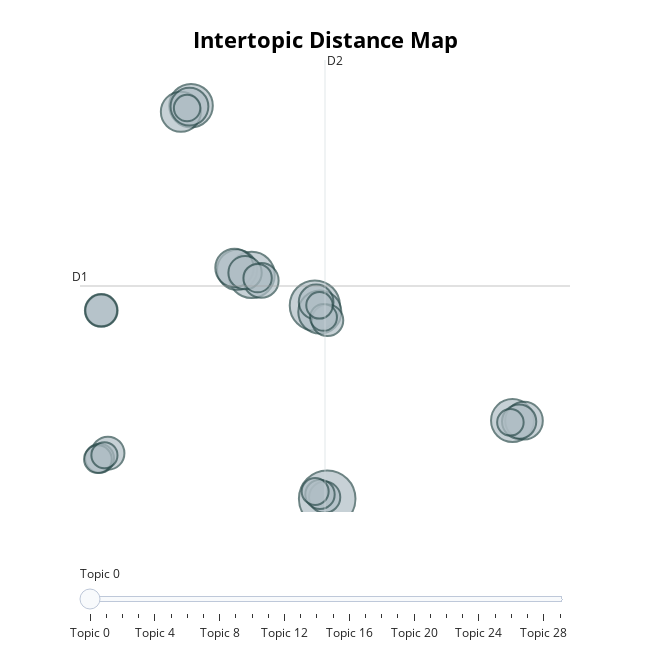

The code cell stored with this chart in its notebook:
### Markdown cell above
## Visualize Topic Distribution

### Code cell
topic_model.visualize_topics(top_n_topics=30).show()

### Figure 1 — Plotly figure (JSON) as saved in the notebook; plotly's stock layout.template omitted (floating-point values rounded to 4 significant figures)
{"data": [{"customdata": [[0, "gas | oil | petrol | diesel | litre", 1560], [1, "drug | generic | pharmaceutical | pharma | patent", 1229], [2, "earnings | going | valuation | probably | look", 1046], [3, "chat | ashwani | mitesh | deepak | short", 925], [4, "insurance | insurer | premium | life | cover", 905], [5, "railway | train | rail | passenger | freight", 899], [6, "store | retailer | amazon | fashion | flipkart", 785], [7, "chat | probably | psu | view | kind", 782], [8, "car | vehicle | maruti | suv | suzuki", 718], [9, " |  |  |  | ", 697], [10, "tax | income | deduction | taxpayer | itr", 689], [11, "paisa | dollar | rupee | interbank | currency", 592], [12, "vaccine | dos | vaccination | dose | covaxin", 587], [13, "gst | tax | good | indirect | gstn", 572], [14, "startup | venture | entrepreneur | angel | accelerator", 542], [15, "justice | judge | bench | court | collegium", 533], [16, "wicket | kohli | batsman | cricket | dhoni", 522], [17, "medal | olympic | athlete | sport | olympics", 492], [18, "payment | card | upi | transaction | atm", 486], [19, "coal | cil | block | mine | mining", 475], [20, "solar | renewable | energy | rooftop | wind", 421], [21, "opposition | rajya | sabha | bill | house", 407], [22, "sensex | index | bse | nifty | smallcap", 394], [23, "trump | republican | biden | presidential | clinton", 374], [24, "climate | emission | carbon | paris | developing", 355], [25, "sebi | regulator | exchange | entity | broker", 351], [26, "tiger | forest | wildlife | zoo | animal", 343], [27, "diet | sleep | blood | brain | researcher", 342], [28, "sandeep | chat | founder | view | stop", 342], [29, "telangana | andhra | tdp | trs | reddy", 333]], "hovertemplate": "<b>Topic %{customdata[0]}</b><br>%{customdata[1]}<br>Size: %{customdata[2]}", "legendgroup": "", "marker": {"color": "#B0BEC5", "line": {"color": "DarkSlateGrey", "width": 2}, "size": [1560, 1229, 1046, 925, 905, 899, 785, 782, 718, 697, 689, 592, 587, 572, 542, 533, 522, 492, 486, 475, 421, 407, 394, 374, 355, 351, 343, 342, 342, 333], "sizemode": "area", "sizeref": 0.975, "symbol": "circle"}, "mode": "markers", "name": "", "orientation": "v", "showlegend": false, "type": "scatter", "x": [5.302, 4.705, 1.651, -1.274, 4.947, 14.25, 0.9514, -1.765, 0.825, -1.35, 14.81, 2.115, 4.769, 14.57, 1.335, -5.29, -5.61, -5.61, 5.316, 5.18, 4.954, -5.692, 1.941, -5.772, 4.721, 5.125, 14.15, 4.93, -1.463, -5.457], "xaxis": "x", "y": [-7.085, 8.375, 10.83, 24.36, 7.852, -0.8322, 11.23, 23.87, 11.39, 24.29, -0.8383, 10.38, 8.659, -0.913, 11.0, -3.443, 7.978, 7.979, 7.193, -6.963, -6.738, -3.845, 10.57, -3.925, -6.506, 7.423, -0.9719, 8.386, 24.17, -3.61], "yaxis": "y"}], "layout": {"annotations": [{"showarrow": false, "text": "D1", "x": -6.637, "y": 9.935, "yshift": 10}, {"showarrow": false, "text": "D2", "x": 5.196, "xshift": 10, "y": 28.02}], "height": 650, "hoverlabel": {"bgcolor": "white", "font": {"family": "Rockwell", "size": 16}}, "legend": {"itemsizing": "constant", "tracegroupgap": 0}, "margin": {"t": 60}, "shapes": [{"line": {"color": "#CFD8DC", "width": 2}, "type": "line", "x0": 5.196, "x1": 5.196, "y0": -8.148, "y1": 28.02}, {"line": {"color": "#9E9E9E", "width": 2}, "type": "line", "x0": -6.637, "x1": 17.03, "y0": 9.935, "y1": 9.935}], "sliders": [{"active": 0, "pad": {"t": 50}, "steps": [{"args": [{"marker.color": [["red", "#B0BEC5", "#B0BEC5", "#B0BEC5", "#B0BEC5", "#B0BEC5", "#B0BEC5", "#B0BEC5", "#B0BEC5", "#B0BEC5", "#B0BEC5", "#B0BEC5", "#B0BEC5", "#B0BEC5", "#B0BEC5", "#B0BEC5", "#B0BEC5", "#B0BEC5", "#B0BEC5", "#B0BEC5", "#B0BEC5", "#B0BEC5", "#B0BEC5", "#B0BEC5", "#B0BEC5", "#B0BEC5", "#B0BEC5", "#B0BEC5", "#B0BEC5", "#B0BEC5"]]}], "label": "Topic 0", "method": "update"}, {"args": [{"marker.color": [["#B0BEC5", "red", "#B0BEC5", "#B0BEC5", "#B0BEC5", "#B0BEC5", "#B0BEC5", "#B0BEC5", "#B0BEC5", "#B0BEC5", "#B0BEC5", "#B0BEC5", "#B0BEC5", "#B0BEC5", "#B0BEC5", "#B0BEC5", "#B0BEC5", "#B0BEC5", "#B0BEC5", "#B0BEC5", "#B0BEC5", "#B0BEC5", "#B0BEC5", "#B0BEC5", "#B0BEC5", "#B0BEC5", "#B0BEC5", "#B0BEC5", "#B0BEC5", "#B0BEC5"]]}], "label": "Topic 1", "method": "update"}, {"args": [{"marker.color": [["#B0BEC5", "#B0BEC5", "red", "#B0BEC5", "#B0BEC5", "#B0BEC5", "#B0BEC5", "#B0BEC5", "#B0BEC5", "#B0BEC5", "#B0BEC5", "#B0BEC5", "#B0BEC5", "#B0BEC5", "#B0BEC5", "#B0BEC5", "#B0BEC5", "#B0BEC5", "#B0BEC5", "#B0BEC5", "#B0BEC5", "#B0BEC5", "#B0BEC5", "#B0BEC5", "#B0BEC5", "#B0BEC5", "#B0BEC5", "#B0BEC5", "#B0BEC5", "#B0BEC5"]]}], "label": "Topic 2", "method": "update"}, {"args": [{"marker.color": [["#B0BEC5", "#B0BEC5", "#B0BEC5", "red", "#B0BEC5", "#B0BEC5", "#B0BEC5", "#B0BEC5", "#B0BEC5", "#B0BEC5", "#B0BEC5", "#B0BEC5", "#B0BEC5", "#B0BEC5", "#B0BEC5", "#B0BEC5", "#B0BEC5", "#B0BEC5", "#B0BEC5", "#B0BEC5", "#B0BEC5", "#B0BEC5", "#B0BEC5", "#B0BEC5", "#B0BEC5", "#B0BEC5", "#B0BEC5", "#B0BEC5", "#B0BEC5", "#B0BEC5"]]}], "label": "Topic 3", "method": "update"}, {"args": [{"marker.color": [["#B0BEC5", "#B0BEC5", "#B0BEC5", "#B0BEC5", "red", "#B0BEC5", "#B0BEC5", "#B0BEC5", "#B0BEC5", "#B0BEC5", "#B0BEC5", "#B0BEC5", "#B0BEC5", "#B0BEC5", "#B0BEC5", "#B0BEC5", "#B0BEC5", "#B0BEC5", "#B0BEC5", "#B0BEC5", "#B0BEC5", "#B0BEC5", "#B0BEC5", "#B0BEC5", "#B0BEC5", "#B0BEC5", "#B0BEC5", "#B0BEC5", "#B0BEC5", "#B0BEC5"]]}], "label": "Topic 4", "method": "update"}, {"args": [{"marker.color": [["#B0BEC5", "#B0BEC5", "#B0BEC5", "#B0BEC5", "#B0BEC5", "red", "#B0BEC5", "#B0BEC5", "#B0BEC5", "#B0BEC5", "#B0BEC5", "#B0BEC5", "#B0BEC5", "#B0BEC5", "#B0BEC5", "#B0BEC5", "#B0BEC5", "#B0BEC5", "#B0BEC5", "#B0BEC5", "#B0BEC5", "#B0BEC5", "#B0BEC5", "#B0BEC5", "#B0BEC5", "#B0BEC5", "#B0BEC5", "#B0BEC5", "#B0BEC5", "#B0BEC5"]]}], "label": "Topic 5", "method": "update"}, {"args": [{"marker.color": [["#B0BEC5", "#B0BEC5", "#B0BEC5", "#B0BEC5", "#B0BEC5", "#B0BEC5", "red", "#B0BEC5", "#B0BEC5", "#B0BEC5", "#B0BEC5", "#B0BEC5", "#B0BEC5", "#B0BEC5", "#B0BEC5", "#B0BEC5", "#B0BEC5", "#B0BEC5", "#B0BEC5", "#B0BEC5", "#B0BEC5", "#B0BEC5", "#B0BEC5", "#B0BEC5", "#B0BEC5", "#B0BEC5", "#B0BEC5", "#B0BEC5", "#B0BEC5", "#B0BEC5"]]}], "label": "Topic 6", "method": "update"}, {"args": [{"marker.color": [["#B0BEC5", "#B0BEC5", "#B0BEC5", "#B0BEC5", "#B0BEC5", "#B0BEC5", "#B0BEC5", "red", "#B0BEC5", "#B0BEC5", "#B0BEC5", "#B0BEC5", "#B0BEC5", "#B0BEC5", "#B0BEC5", "#B0BEC5", "#B0BEC5", "#B0BEC5", "#B0BEC5", "#B0BEC5", "#B0BEC5", "#B0BEC5", "#B0BEC5", "#B0BEC5", "#B0BEC5", "#B0BEC5", "#B0BEC5", "#B0BEC5", "#B0BEC5", "#B0BEC5"]]}], "label": "Topic 7", "method": "update"}, {"args": [{"marker.color": [["#B0BEC5", "#B0BEC5", "#B0BEC5", "#B0BEC5", "#B0BEC5", "#B0BEC5", "#B0BEC5", "#B0BEC5", "red", "#B0BEC5", "#B0BEC5", "#B0BEC5", "#B0BEC5", "#B0BEC5", "#B0BEC5", "#B0BEC5", "#B0BEC5", "#B0BEC5", "#B0BEC5", "#B0BEC5", "#B0BEC5", "#B0BEC5", "#B0BEC5", "#B0BEC5", "#B0BEC5", "#B0BEC5", "#B0BEC5", "#B0BEC5", "#B0BEC5", "#B0BEC5"]]}], "label": "Topic 8", "method": "update"}, {"args": [{"marker.color": [["#B0BEC5", "#B0BEC5", "#B0BEC5", "#B0BEC5", "#B0BEC5", "#B0BEC5", "#B0BEC5", "#B0BEC5", "#B0BEC5", "red", "#B0BEC5", "#B0BEC5", "#B0BEC5", "#B0BEC5", "#B0BEC5", "#B0BEC5", "#B0BEC5", "#B0BEC5", "#B0BEC5", "#B0BEC5", "#B0BEC5", "#B0BEC5", "#B0BEC5", "#B0BEC5", "#B0BEC5", "#B0BEC5", "#B0BEC5", "#B0BEC5", "#B0BEC5", "#B0BEC5"]]}], "label": "Topic 9", "method": "update"}, {"args": [{"marker.color": [["#B0BEC5", "#B0BEC5", "#B0BEC5", "#B0BEC5", "#B0BEC5", "#B0BEC5", "#B0BEC5", "#B0BEC5", "#B0BEC5", "#B0BEC5", "red", "#B0BEC5", "#B0BEC5", "#B0BEC5", "#B0BEC5", "#B0BEC5", "#B0BEC5", "#B0BEC5", "#B0BEC5", "#B0BEC5", "#B0BEC5", "#B0BEC5", "#B0BEC5", "#B0BEC5", "#B0BEC5", "#B0BEC5", "#B0BEC5", "#B0BEC5", "#B0BEC5", "#B0BEC5"]]}], "label": "Topic 10", "method": "update"}, {"args": [{"marker.color": [["#B0BEC5", "#B0BEC5", "#B0BEC5", "#B0BEC5", "#B0BEC5", "#B0BEC5", "#B0BEC5", "#B0BEC5", "#B0BEC5", "#B0BEC5", "#B0BEC5", "red", "#B0BEC5", "#B0BEC5", "#B0BEC5", "#B0BEC5", "#B0BEC5", "#B0BEC5", "#B0BEC5", "#B0BEC5", "#B0BEC5", "#B0BEC5", "#B0BEC5", "#B0BEC5", "#B0BEC5", "#B0BEC5", "#B0BEC5", "#B0BEC5", "#B0BEC5", "#B0BEC5"]]}], "label": "Topic 11", "method": "update"}, {"args": [{"marker.color": [["#B0BEC5", "#B0BEC5", "#B0BEC5", "#B0BEC5", "#B0BEC5", "#B0BEC5", "#B0BEC5", "#B0BEC5", "#B0BEC5", "#B0BEC5", "#B0BEC5", "#B0BEC5", "red", "#B0BEC5", "#B0BEC5", "#B0BEC5", "#B0BEC5", "#B0BEC5", "#B0BEC5", "#B0BEC5", "#B0BEC5", "#B0BEC5", "#B0BEC5", "#B0BEC5", "#B0BEC5", "#B0BEC5", "#B0BEC5", "#B0BEC5", "#B0BEC5", "#B0BEC5"]]}], "label": "Topic 12", "method": "update"}, {"args": [{"marker.color": [["#B0BEC5", "#B0BEC5", "#B0BEC5", "#B0BEC5", "#B0BEC5", "#B0BEC5", "#B0BEC5", "#B0BEC5", "#B0BEC5", "#B0BEC5", "#B0BEC5", "#B0BEC5", "#B0BEC5", "red", "#B0BEC5", "#B0BEC5", "#B0BEC5", "#B0BEC5", "#B0BEC5", "#B0BEC5", "#B0BEC5", "#B0BEC5", "#B0BEC5", "#B0BEC5", "#B0BEC5", "#B0BEC5", "#B0BEC5", "#B0BEC5", "#B0BEC5", "#B0BEC5"]]}], "label": "Topic 13", "method": "update"}, {"args": [{"marker.color": [["#B0BEC5", "#B0BEC5", "#B0BEC5", "#B0BEC5", "#B0BEC5", "#B0BEC5", "#B0BEC5", "#B0BEC5", "#B0BEC5", "#B0BEC5", "#B0BEC5", "#B0BEC5", "#B0BEC5", "#B0BEC5", "red", "#B0BEC5", "#B0BEC5", "#B0BEC5", "#B0BEC5", "#B0BEC5", "#B0BEC5", "#B0BEC5", "#B0BEC5", "#B0BEC5", "#B0BEC5", "#B0BEC5", "#B0BEC5", "#B0BEC5", "#B0BEC5", "#B0BEC5"]]}], "label": "Topic 14", "method": "update"}, {"args": [{"marker.color": [["#B0BEC5", "#B0BEC5", "#B0BEC5", "#B0BEC5", "#B0BEC5", "#B0BEC5", "#B0BEC5", "#B0BEC5", "#B0BEC5", "#B0BEC5", "#B0BEC5", "#B0BEC5", "#B0BEC5", "#B0BEC5", "#B0BEC5", "red", "#B0BEC5", "#B0BEC5", "#B0BEC5", "#B0BEC5", "#B0BEC5", "#B0BEC5", "#B0BEC5", "#B0BEC5", "#B0BEC5", "#B0BEC5", "#B0BEC5", "#B0BEC5", "#B0BEC5", "#B0BEC5"]]}], "label": "Topic 15", "method": "update"}, {"args": [{"marker.color": [["#B0BEC5", "#B0BEC5", "#B0BEC5", "#B0BEC5", "#B0BEC5", "#B0BEC5", "#B0BEC5", "#B0BEC5", "#B0BEC5", "#B0BEC5", "#B0BEC5", "#B0BEC5", "#B0BEC5", "#B0BEC5", "#B0BEC5", "#B0BEC5", "red", "#B0BEC5", "#B0BEC5", "#B0BEC5", "#B0BEC5", "#B0BEC5", "#B0BEC5", "#B0BEC5", "#B0BEC5", "#B0BEC5", "#B0BEC5", "#B0BEC5", "#B0BEC5", "#B0BEC5"]]}], "label": "Topic 16", "method": "update"}, {"args": [{"marker.color": [["#B0BEC5", "#B0BEC5", "#B0BEC5", "#B0BEC5", "#B0BEC5", "#B0BEC5", "#B0BEC5", "#B0BEC5", "#B0BEC5", "#B0BEC5", "#B0BEC5", "#B0BEC5", "#B0BEC5", "#B0BEC5", "#B0BEC5", "#B0BEC5", "#B0BEC5", "red", "#B0BEC5", "#B0BEC5", "#B0BEC5", "#B0BEC5", "#B0BEC5", "#B0BEC5", "#B0BEC5", "#B0BEC5", "#B0BEC5", "#B0BEC5", "#B0BEC5", "#B0BEC5"]]}], "label": "Topic 17", "method": "update"}, {"args": [{"marker.color": [["#B0BEC5", "#B0BEC5", "#B0BEC5", "#B0BEC5", "#B0BEC5", "#B0BEC5", "#B0BEC5", "#B0BEC5", "#B0BEC5", "#B0BEC5", "#B0BEC5", "#B0BEC5", "#B0BEC5", "#B0BEC5", "#B0BEC5", "#B0BEC5", "#B0BEC5", "#B0BEC5", "red", "#B0BEC5", "#B0BEC5", "#B0BEC5", "#B0BEC5", "#B0BEC5", "#B0BEC5", "#B0BEC5", "#B0BEC5", "#B0BEC5", "#B0BEC5", "#B0BEC5"]]}], "label": "Topic 18", "method": "update"}, {"args": [{"marker.color": [["#B0BEC5", "#B0BEC5", "#B0BEC5", "#B0BEC5", "#B0BEC5", "#B0BEC5", "#B0BEC5", "#B0BEC5", "#B0BEC5", "#B0BEC5", "#B0BEC5", "#B0BEC5", "#B0BEC5", "#B0BEC5", "#B0BEC5", "#B0BEC5", "#B0BEC5", "#B0BEC5", "#B0BEC5", "red", "#B0BEC5", "#B0BEC5", "#B0BEC5", "#B0BEC5", "#B0BEC5", "#B0BEC5", "#B0BEC5", "#B0BEC5", "#B0BEC5", "#B0BEC5"]]}], "label": "Topic 19", "method": "update"}, {"args": [{"marker.color": [["#B0BEC5", "#B0BEC5", "#B0BEC5", "#B0BEC5", "#B0BEC5", "#B0BEC5", "#B0BEC5", "#B0BEC5", "#B0BEC5", "#B0BEC5", "#B0BEC5", "#B0BEC5", "#B0BEC5", "#B0BEC5", "#B0BEC5", "#B0BEC5", "#B0BEC5", "#B0BEC5", "#B0BEC5", "#B0BEC5", "red", "#B0BEC5", "#B0BEC5", "#B0BEC5", "#B0BEC5", "#B0BEC5", "#B0BEC5", "#B0BEC5", "#B0BEC5", "#B0BEC5"]]}], "label": "Topic 20", "method": "update"}, {"args": [{"marker.color": [["#B0BEC5", "#B0BEC5", "#B0BEC5", "#B0BEC5", "#B0BEC5", "#B0BEC5", "#B0BEC5", "#B0BEC5", "#B0BEC5", "#B0BEC5", "#B0BEC5", "#B0BEC5", "#B0BEC5", "#B0BEC5", "#B0BEC5", "#B0BEC5", "#B0BEC5", "#B0BEC5", "#B0BEC5", "#B0BEC5", "#B0BEC5", "red", "#B0BEC5", "#B0BEC5", "#B0BEC5", "#B0BEC5", "#B0BEC5", "#B0BEC5", "#B0BEC5", "#B0BEC5"]]}], "label": "Topic 21", "method": "update"}, {"args": [{"marker.color": [["#B0BEC5", "#B0BEC5", "#B0BEC5", "#B0BEC5", "#B0BEC5", "#B0BEC5", "#B0BEC5", "#B0BEC5", "#B0BEC5", "#B0BEC5", "#B0BEC5", "#B0BEC5", "#B0BEC5", "#B0BEC5", "#B0BEC5", "#B0BEC5", "#B0BEC5", "#B0BEC5", "#B0BEC5", "#B0BEC5", "#B0BEC5", "#B0BEC5", "red", "#B0BEC5", "#B0BEC5", "#B0BEC5", "#B0BEC5", "#B0BEC5", "#B0BEC5", "#B0BEC5"]]}], "label": "Topic 22", "method": "update"}, {"args": [{"marker.color": [["#B0BEC5", "#B0BEC5", "#B0BEC5", "#B0BEC5", "#B0BEC5", "#B0BEC5", "#B0BEC5", "#B0BEC5", "#B0BEC5", "#B0BEC5", "#B0BEC5", "#B0BEC5", "#B0BEC5", "#B0BEC5", "#B0BEC5", "#B0BEC5", "#B0BEC5", "#B0BEC5", "#B0BEC5", "#B0BEC5", "#B0BEC5", "#B0BEC5", "#B0BEC5", "red", "#B0BEC5", "#B0BEC5", "#B0BEC5", "#B0BEC5", "#B0BEC5", "#B0BEC5"]]}], "label": "Topic 23", "method": "update"}, {"args": [{"marker.color": [["#B0BEC5", "#B0BEC5", "#B0BEC5", "#B0BEC5", "#B0BEC5", "#B0BEC5", "#B0BEC5", "#B0BEC5", "#B0BEC5", "#B0BEC5", "#B0BEC5", "#B0BEC5", "#B0BEC5", "#B0BEC5", "#B0BEC5", "#B0BEC5", "#B0BEC5", "#B0BEC5", "#B0BEC5", "#B0BEC5", "#B0BEC5", "#B0BEC5", "#B0BEC5", "#B0BEC5", "red", "#B0BEC5", "#B0BEC5", "#B0BEC5", "#B0BEC5", "#B0BEC5"]]}], "label": "Topic 24", "method": "update"}, {"args": [{"marker.color": [["#B0BEC5", "#B0BEC5", "#B0BEC5", "#B0BEC5", "#B0BEC5", "#B0BEC5", "#B0BEC5", "#B0BEC5", "#B0BEC5", "#B0BEC5", "#B0BEC5", "#B0BEC5", "#B0BEC5", "#B0BEC5", "#B0BEC5", "#B0BEC5", "#B0BEC5", "#B0BEC5", "#B0BEC5", "#B0BEC5", "#B0BEC5", "#B0BEC5", "#B0BEC5", "#B0BEC5", "#B0BEC5", "red", "#B0BEC5", "#B0BEC5", "#B0BEC5", "#B0BEC5"]]}], "label": "Topic 25", "method": "update"}, {"args": [{"marker.color": [["#B0BEC5", "#B0BEC5", "#B0BEC5", "#B0BEC5", "#B0BEC5", "#B0BEC5", "#B0BEC5", "#B0BEC5", "#B0BEC5", "#B0BEC5", "#B0BEC5", "#B0BEC5", "#B0BEC5", "#B0BEC5", "#B0BEC5", "#B0BEC5", "#B0BEC5", "#B0BEC5", "#B0BEC5", "#B0BEC5", "#B0BEC5", "#B0BEC5", "#B0BEC5", "#B0BEC5", "#B0BEC5", "#B0BEC5", "red", "#B0BEC5", "#B0BEC5", "#B0BEC5"]]}], "label": "Topic 26", "method": "update"}, {"args": [{"marker.color": [["#B0BEC5", "#B0BEC5", "#B0BEC5", "#B0BEC5", "#B0BEC5", "#B0BEC5", "#B0BEC5", "#B0BEC5", "#B0BEC5", "#B0BEC5", "#B0BEC5", "#B0BEC5", "#B0BEC5", "#B0BEC5", "#B0BEC5", "#B0BEC5", "#B0BEC5", "#B0BEC5", "#B0BEC5", "#B0BEC5", "#B0BEC5", "#B0BEC5", "#B0BEC5", "#B0BEC5", "#B0BEC5", "#B0BEC5", "#B0BEC5", "red", "#B0BEC5", "#B0BEC5"]]}], "label": "Topic 27", "method": "update"}, {"args": [{"marker.color": [["#B0BEC5", "#B0BEC5", "#B0BEC5", "#B0BEC5", "#B0BEC5", "#B0BEC5", "#B0BEC5", "#B0BEC5", "#B0BEC5", "#B0BEC5", "#B0BEC5", "#B0BEC5", "#B0BEC5", "#B0BEC5", "#B0BEC5", "#B0BEC5", "#B0BEC5", "#B0BEC5", "#B0BEC5", "#B0BEC5", "#B0BEC5", "#B0BEC5", "#B0BEC5", "#B0BEC5", "#B0BEC5", "#B0BEC5", "#B0BEC5", "#B0BEC5", "red", "#B0BEC5"]]}], "label": "Topic 28", "method": "update"}, {"args": [{"marker.color": [["#B0BEC5", "#B0BEC5", "#B0BEC5", "#B0BEC5", "#B0BEC5", "#B0BEC5", "#B0BEC5", "#B0BEC5", "#B0BEC5", "#B0BEC5", "#B0BEC5", "#B0BEC5", "#B0BEC5", "#B0BEC5", "#B0BEC5", "#B0BEC5", "#B0BEC5", "#B0BEC5", "#B0BEC5", "#B0BEC5", "#B0BEC5", "#B0BEC5", "#B0BEC5", "#B0BEC5", "#B0BEC5", "#B0BEC5", "#B0BEC5", "#B0BEC5", "#B0BEC5", "red"]]}], "label": "Topic 29", "method": "update"}]}], "title": {"font": {"color": "Black", "size": 22}, "text": "<b>Intertopic Distance Map</b>", "x": 0.5, "xanchor": "center", "y": 0.95, "yanchor": "top"}, "width": 650, "xaxis": {"anchor": "y", "domain": [0, 1], "range": [-6.637, 17.03], "title": {"text": ""}, "visible": false}, "yaxis": {"anchor": "x", "domain": [0, 1], "range": [-8.148, 28.02], "title": {"text": ""}, "visible": false}}}
